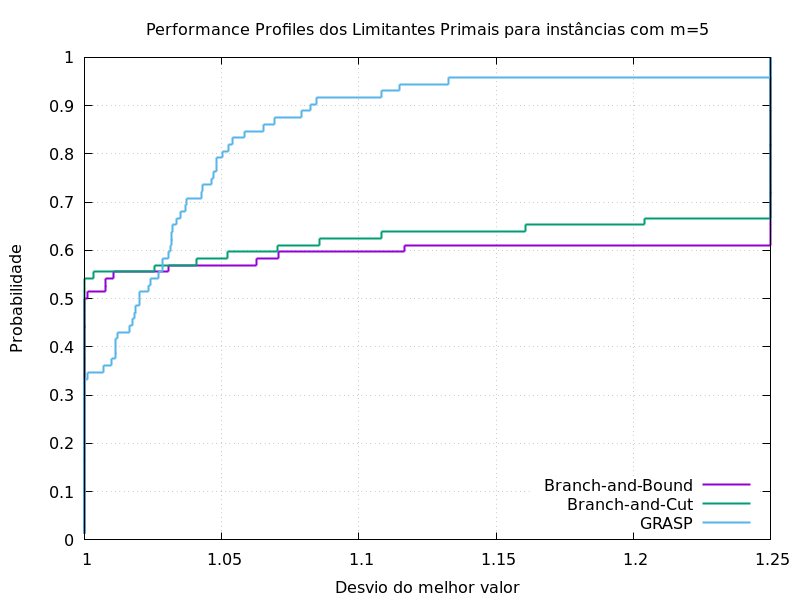

Here is the gnuplot script that generated this plot:
#! /usr/bin/gnuplot
set terminal pngcairo size 800,600
set grid
set output "5-primal.png"
set title "Performance Profiles dos Limitantes Primais para instâncias com m=5"
set xlabel "Desvio do melhor valor"
set ylabel "Probabilidade"
set key right bottom
plot "5-primal.csv" using 2:1 with steps linewidth 2 title "Branch-and-Bound", "5-primal.csv" using 3:1 with steps linewidth 2 title "Branch-and-Cut", "5-primal.csv" using 4:1 with steps linewidth 2 title "GRASP"
